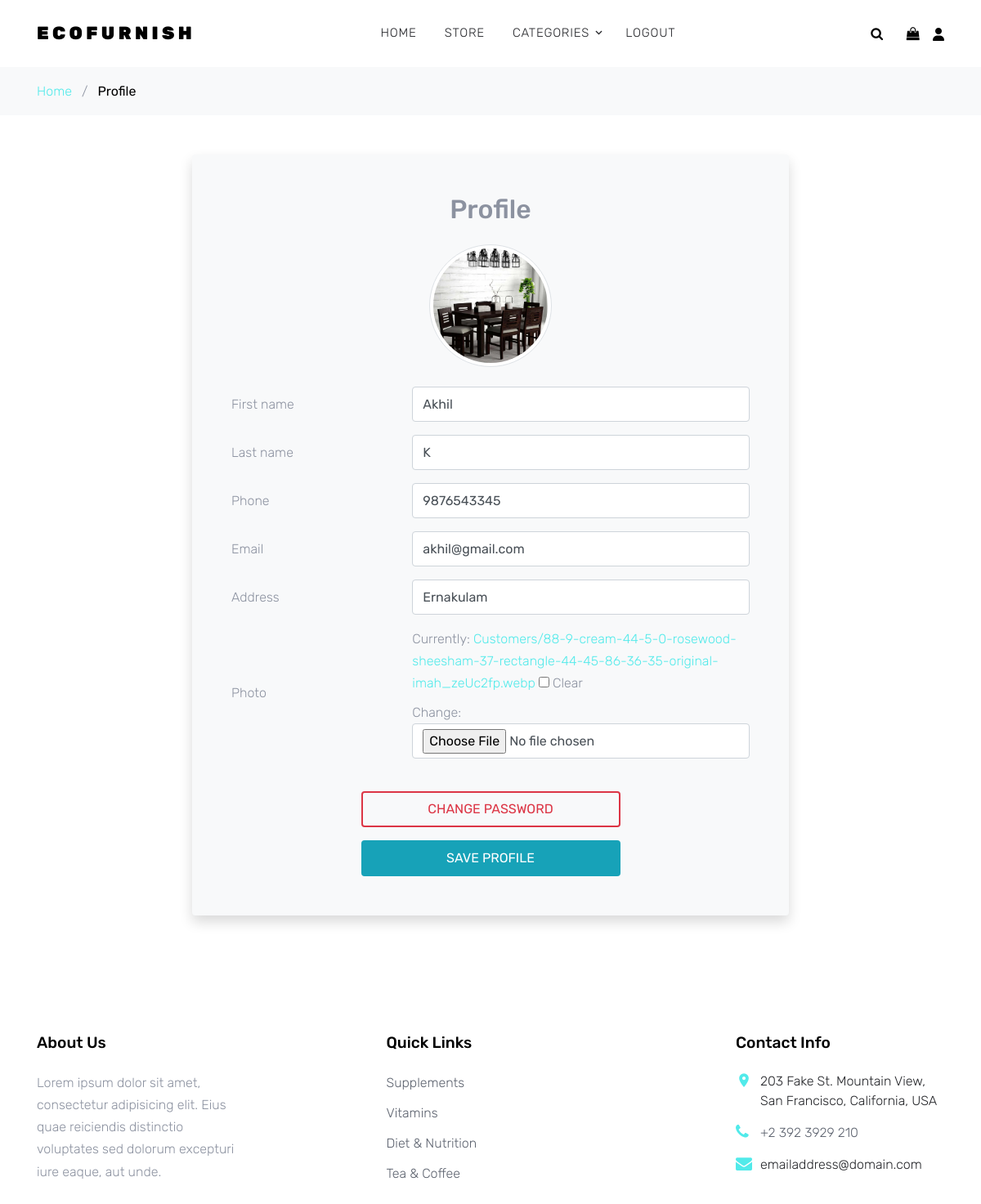
The app's page /Customer/profile/ (signed in) with its own data.
### Customer/models.py (models this page shows, shortened)
class CustomerDetails(models.Model):
    id = models.OneToOneField(User, on_delete=models.CASCADE, primary_key=True)
    first_name = models.CharField(max_length=50)
    last_name = models.CharField(max_length=50)
    phone = models.BigIntegerField(unique=True)
    email = models.EmailField(unique=True)
    address = models.CharField(max_length=150)
    photo = models.ImageField(upload_to='Customers/', null=True, blank=True)

### Customer/views.py (the view)
# urls.py: path('profile/', Profile, name='profile'),
@login_required(login_url='Customer:login')
def Profile(request):
    customer = get_object_or_404(CustomerDetails, id=request.user)
    if request.method == "POST":
        form = CustomerDetailsForm(request.POST, request.FILES, instance=customer)
        if form.is_valid():
            form.save()
            messages.success(request, "Profile updated successfully!")
            return redirect('Customer:profile')
        else:
            messages.error(request, "Error updating profile. Please correct the highlighted fields.")
    else:
        form = CustomerDetailsForm(instance=customer)
    return render(request, 'Customer/Profile.html', {'form': form})

### Customer/forms.py
class CustomerDetailsForm(forms.ModelForm):
    class Meta:
        model = CustomerDetails
        fields = ['first_name', 'last_name', 'phone', 'email', 'address', 'photo']
        widgets = {
            'first_name': forms.TextInput(attrs={'class': 'form-control'}),
            'last_name': forms.TextInput(attrs={'class': 'form-control'}),
            'phone': forms.NumberInput(attrs={'class': 'form-control'}),
            'email': forms.EmailInput(attrs={'class': 'form-control'}),
            'address': forms.TextInput(attrs={'class': 'form-control'}),
            'photo': forms.ClearableFileInput(attrs={'class': 'form-control'}),
        }

### Store/context_processors.py (called while the page is built)
def EcoFurnish_Category(request):
    cat = Categories.objects.all()
    return dict(cat=cat)

### Template/Customer/Profile.html (shortened to what this page needs)
{% extends 'Home/Base.html' %}
{% load static %}
{% block content %}
    <div class="bg-light py-3">
      <div class="container">
        <div class="row">
          <div class="col-md-12 mb-0">
            <a href="index.html">Home</a> <span class="mx-2 mb-0">/</span>
            <strong class="text-black">Profile</strong>
          </div>
        </div>
      </div>
    </div>
     <div class="container-xxl py-5 d-flex justify-content-center align-items-center" style="min-height: 100vh;">
        <div class="container">
            <div class="row g-4 justify-content-center">
                <div class="col-md-8">
                    <div class="bg-light p-5 h-100 shadow rounded">
                        <h2 class="text-center mb-4">Profile</h2>
                        <form method="post" enctype="multipart/form-data" novalidate>
                            {% if form.instance.photo %}
                                <div class="text-center mb-4">
                                    <img src="{{ form.instance.photo.url }}" alt="Profile Picture" class="img-thumbnail rounded-circle" style="width: 150px; height: 150px; object-fit: cover;">
                                </div>
                            {% endif %}
                            <div class="row g-3">
                                {% for field in form %}
                                    <div class="col-12">
                                        <div class="form-group row align-items-center">
                                            <label for="{{ field.id_for_label }}" class="col-md-4 col-form-label text-md-end fw-bold">{{ field.label }}</label>
                                            <div class="col-md-8">
                                                {{ field }}
                                            </div>
                                        </div>
                                    </div>
                                {% endfor %}
                            </div>
                            <div class="row mt-4">
                                <div class="col-12 text-center">
                                    <a href="{% url 'Customer:change_password' %}" class="btn btn-outline-danger w-50 py-2 mb-3">Change Password</a>
                                    <button class="btn btn-info w-50 py-2" type="submit">Save Profile</button>
                                </div>
                            </div>
                        </form>
                    </div>
                </div>
            </div>
        </div>
    </div>
{% endblock %}

### Static/css/style.css (style rules this page uses)
body { line-height: 1.7; color: #8c92a0; font-weight: 300; font-size: 16px; }
a { -webkit-transition: .3s all ease; -o-transition: .3s all ease; transition: .3s all ease; }
.text-black { color: #000; }
.btn { -webkit-transition: .3s all ease-in-out; -o-transition: .3s all ease-in-out; transition: .3s all ease-in-out; text-transform: uppercase; border-width: 2px; }
.form-control { height: 43px; }

### records on screen
CustomerDetails: instance.photo (picture), form "Akhil" "K" "9876543345" "akhil@gmail.com" "Ernakulam"

### other values on screen
{{ field.label }} "First name" "Last name" "Phone" "Email" "Address" "Photo"
